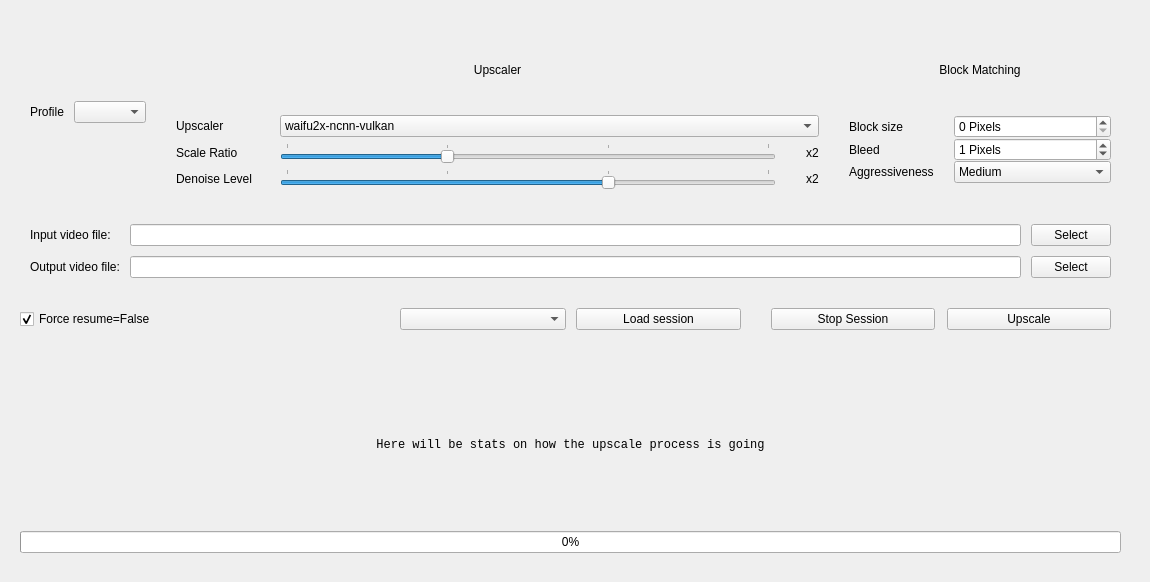
    <widget class="QWidget" name="tab_3">
     <attribute name="title">
      <string>Basic</string>
     </attribute>
     <widget class="QWidget" name="verticalLayoutWidget_6">
      <property name="geometry">
       <rect>
        <x>0</x>
        <y>0</y>
        <width>1141</width>
        <height>573</height>
       </rect>
      </property>
      <layout class="QVBoxLayout" name="verticalLayout_6">
       <property name="spacing">
        <number>10</number>
       </property>
       <property name="margin">
        <number>10</number>
       </property>
       <item>
        <layout class="QHBoxLayout" name="horizontalLayout_6">
         <property name="margin">
          <number>10</number>
         </property>
         <item>
          <layout class="QHBoxLayout" name="horizontalLayout_5">
           <property name="margin">
            <number>10</number>
           </property>
           <item>
            <widget class="QLabel" name="label_14">
             <property name="text">
              <string>Profile</string>
             </property>
            </widget>
           </item>
           <item>
            <widget class="QComboBox" name="profile">
             <property name="toolTip">
              <string>&lt;html&gt;&lt;head/&gt;&lt;body&gt;&lt;p&gt;Which profile to configure this GUI settings on (basically a preset), see &amp;quot;profiles&amp;quot; directory for adding, modifying, removing.&lt;/p&gt;&lt;/body&gt;&lt;/html&gt;</string>
             </property>
             <property name="sizeAdjustPolicy">
              <enum>QComboBox::AdjustToContentsOnFirstShow</enum>
             </property>
            </widget>
           </item>
          </layout>
         </item>
         <item>
          <layout class="QVBoxLayout" name="verticalLayout_3">
           <property name="spacing">
            <number>6</number>
           </property>
           <property name="margin">
            <number>10</number>
           </property>
           <item>
            <widget class="QLabel" name="label_13">
             <property name="enabled">
              <bool>true</bool>
             </property>
             <property name="text">
              <string>Upscaler</string>
             </property>
             <property name="scaledContents">
              <bool>false</bool>
             </property>
             <property name="alignment">
              <set>Qt::AlignCenter</set>
             </property>
             <property name="wordWrap">
              <bool>false</bool>
             </property>
             <property name="margin">
              <number>-1</number>
             </property>
             <property name="indent">
              <number>-1</number>
             </property>
            </widget>
           </item>
           <item>
            <layout class="QFormLayout" name="formLayout">
             <property name="horizontalSpacing">
              <number>28</number>
             </property>
             <item row="0" column="0">
              <widget class="QLabel" name="label">
               <property name="text">
                <string>Upscaler</string>
               </property>
              </widget>
             </item>
             <item row="0" column="1">
              <widget class="QComboBox" name="upscaler">
               <property name="toolTip">
                <string>&lt;html&gt;&lt;head/&gt;&lt;body&gt;&lt;p&gt;The upscaler Dandere2x will use.&lt;/p&gt;&lt;p&gt;Please have it either downloaded into externals (Windows + Linux) or installed on your system (Linux) before using it.&lt;/p&gt;&lt;p&gt;For anime Waifu2x works better.&lt;/p&gt;&lt;p&gt;RealSR is painfully slow.&lt;/p&gt;&lt;p&gt;SRMD is a &amp;quot;20%~ faster Waifu2x&amp;quot; with less detail overhaul but with denoise=10 the images are butter smooth. USE BLEED=2 AT MINIMUM WITH SRMD. &lt;/p&gt;&lt;p&gt;See wiki on upscalers on main repository page for more information.&lt;/p&gt;&lt;/body&gt;&lt;/html&gt;</string>
               </property>
               <property name="editable">
                <bool>false</bool>
               </property>
               <item>
                <property name="text">
                 <string>waifu2x-ncnn-vulkan</string>
                </property>
               </item>
               <item>
                <property name="text">
                 <string>waifu2x-converter-cpp</string>
                </property>
               </item>
               <item>
                <property name="text">
                 <string>srmd-ncnn-vulkan</string>
                </property>
               </item>
               <item>
                <property name="text">
                 <string>realsr-ncnn-vulkan</string>
                </property>
               </item>
               <item>
                <property name="text">
                 <string>fake</string>
                </property>
               </item>
              </widget>
             </item>
             <item row="1" column="0">
              <widget class="QLabel" name="label_2">
               <property name="text">
                <string>Scale Ratio</string>
               </property>
              </widget>
             </item>
             <item row="1" column="1">
              <layout class="QHBoxLayout" name="horizontalLayout">
               <property name="spacing">
                <number>30</number>
               </property>
               <item>
                <widget class="QSlider" name="upscale_ratio">
                 <property name="acceptDrops">
                  <bool>false</bool>
                 </property>
                 <property name="toolTip">
                  <string>&lt;html&gt;&lt;head/&gt;&lt;body&gt;&lt;p&gt;Upscale ratio the upscaler will upscale.&lt;/p&gt;&lt;p&gt;This slider will auto limit itself based on which upscaler you choose.&lt;/p&gt;&lt;p&gt;&lt;br/&gt;&lt;/p&gt;&lt;/body&gt;&lt;/html&gt;</string>
                 </property>
                 <property name="autoFillBackground">
                  <bool>true</bool>
                 </property>
                 <property name="minimum">
                  <number>1</number>
                 </property>
                 <property name="maximum">
                  <number>4</number>
                 </property>
                 <property name="pageStep">
                  <number>1</number>
                 </property>
                 <property name="value">
                  <number>2</number>
                 </property>
                 <property name="orientation">
                  <enum>Qt::Horizontal</enum>
                 </property>
                 <property name="tickPosition">
                  <enum>QSlider::TicksAbove</enum>
                 </property>
                </widget>
               </item>
               <item>
                <widget class="QLabel" name="upscale_label">
                 <property name="text">
                  <string>x2</string>
                 </property>
                </widget>
               </item>
              </layout>
             </item>
             <item row="2" column="0">
              <widget class="QLabel" name="label_3">
               <property name="text">
                <string>Denoise Level</string>
               </property>
              </widget>
             </item>
             <item row="2" column="1">
              <layout class="QHBoxLayout" name="horizontalLayout_2">
               <property name="spacing">
                <number>30</number>
               </property>
               <item>
                <widget class="QSlider" name="denoise_level">
                 <property name="acceptDrops">
                  <bool>false</bool>
                 </property>
                 <property name="toolTip">
                  <string>&lt;html&gt;&lt;head/&gt;&lt;body&gt;&lt;p&gt;Denoise level (if any) the upscaler will use.&lt;/p&gt;&lt;p&gt;This slider auto limits itself based on the upscaler you use.&lt;/p&gt;&lt;p&gt;Higher values generally speaking yields more plastic images while lower values less smooth edges and more &amp;quot;detail&amp;quot;.&lt;/p&gt;&lt;p&gt;See wiki on settings on main repository page for more information.&lt;/p&gt;&lt;p&gt;&lt;br/&gt;&lt;/p&gt;&lt;/body&gt;&lt;/html&gt;</string>
                 </property>
                 <property name="autoFillBackground">
                  <bool>true</bool>
                 </property>
                 <property name="maximum">
                  <number>3</number>
                 </property>
                 <property name="pageStep">
                  <number>1</number>
                 </property>
                 <property name="value">
                  <number>2</number>
                 </property>
                 <property name="sliderPosition">
                  <number>2</number>
                 </property>
                 <property name="orientation">
                  <enum>Qt::Horizontal</enum>
                 </property>
                 <property name="invertedAppearance">
                  <bool>false</bool>
                 </property>
                 <property name="invertedControls">
                  <bool>false</bool>
                 </property>
                 <property name="tickPosition">
                  <enum>QSlider::TicksAbove</enum>
                 </property>
                 <property name="tickInterval">
                  <number>0</number>
                 </property>
                </widget>
               </item>
               <item>
                <widget class="QLabel" name="denoise_label">
                 <property name="text">
                  <string>x2</string>
                 </property>
                </widget>
               </item>
              </layout>
             </item>
            </layout>
           </item>
          </layout>
         </item>
         <item>
          <layout class="QVBoxLayout" name="verticalLayout_2">
           <property name="spacing">
            <number>6</number>
           </property>
           <property name="margin">
            <number>10</number>
           </property>
           <item>
            <widget class="QLabel" name="label_12">
             <property name="text">
              <string>Block Matching</string>
             </property>
             <property name="alignment">
              <set>Qt::AlignCenter</set>
             </property>
            </widget>
           </item>
           <item>
            <layout class="QFormLayout" name="formLayout_2">
             <property name="horizontalSpacing">
              <number>20</number>
             </property>
             <property name="verticalSpacing">
              <number>0</number>
             </property>
             <item row="0" column="0">
              <widget class="QLabel" name="label_5">
               <property name="text">
                <string>Block size</string>
               </property>
              </widget>
             </item>
             <item row="0" column="1">
              <widget class="QSpinBox" name="block_size">
               <property name="toolTip">
                <string>&lt;html&gt;&lt;head/&gt;&lt;body&gt;&lt;p&gt;What block size Dandere2x will split and process the video on.&lt;/p&gt;&lt;p&gt;Number 0 is &amp;quot;auto&amp;quot; block size.&lt;/p&gt;&lt;p&gt;See wiki on settings on main repository page for more information&lt;/p&gt;&lt;/body&gt;&lt;/html&gt;</string>
               </property>
               <property name="autoFillBackground">
                <bool>false</bool>
               </property>
               <property name="suffix">
                <string> Pixels</string>
               </property>
               <property name="minimum">
                <number>0</number>
               </property>
               <property name="maximum">
                <number>100000</number>
               </property>
              </widget>
             </item>
             <item row="1" column="0">
              <widget class="QLabel" name="label_8">
               <property name="text">
                <string>Bleed</string>
               </property>
              </widget>
             </item>
             <item row="1" column="1">
              <widget class="QSpinBox" name="bleed">
               <property name="toolTip">
                <string>&lt;html&gt;&lt;head/&gt;&lt;body&gt;&lt;p&gt;An &amp;quot;over crop&amp;quot; of the block, prevents blockiness.&lt;/p&gt;&lt;p&gt;Values should not be set higher than 3 generally.&lt;/p&gt;&lt;p&gt;Increases upscale times exponentially.&lt;/p&gt;&lt;p&gt;See wiki on settings on main repository page for more information.&lt;/p&gt;&lt;p&gt;&lt;br/&gt;&lt;/p&gt;&lt;/body&gt;&lt;/html&gt;</string>
               </property>
               <property name="suffix">
                <string> Pixels</string>
               </property>
               <property name="maximum">
                <number>10</number>
               </property>
               <property name="value">
                <number>1</number>
               </property>
              </widget>
             </item>
             <item row="2" column="0">
              <widget class="QLabel" name="label_19">
               <property name="text">
                <string>Aggressiveness</string>
               </property>
              </widget>
             </item>
             <item row="2" column="1">
              <widget class="QComboBox" name="aggressiveness">
               <property name="toolTip">
                <string>&lt;html&gt;&lt;head/&gt;&lt;body&gt;&lt;p&gt;How aggressive the block matching is, if you have a slowly moving video, a higher value is recommended, with more static videos such as anime or cartoon, medium or low should do it.&lt;/p&gt;&lt;p&gt;Heavily impacts final quality and upscale time, lower values can make blocks very visible and annoying.&lt;/p&gt;&lt;p&gt;Custom values let you chose its aggressiveness on the advanced tab.&lt;/p&gt;&lt;p&gt;&amp;quot;Medium&amp;quot; should be good in a general context.&lt;br/&gt;&lt;/p&gt;&lt;/body&gt;&lt;/html&gt;</string>
               </property>
               <property name="editable">
                <bool>false</bool>
               </property>
               <property name="currentText" stdset="0">
                <string>Medium</string>
               </property>
               <property name="currentIndex">
                <number>1</number>
               </property>
               <item>
                <property name="text">
                 <string>High</string>
                </property>
               </item>
               <item>
                <property name="text">
                 <string>Medium</string>
                </property>
               </item>
               <item>
                <property name="text">
                 <string>Low</string>
                </property>
               </item>
               <item>
                <property name="text">
                 <string>Custom (advanced tab)</string>
                </property>
               </item>
              </widget>
             </item>
            </layout>
           </item>
          </layout>
         </item>
        </layout>
       </item>
       <item>
        <layout class="QGridLayout" name="gridLayout">
         <property name="leftMargin">
          <number>20</number>
         </property>
         <property name="rightMargin">
          <number>20</number>
         </property>
         <item row="0" column="0">
          <widget class="QLabel" name="label_10">
           <property name="text">
            <string>Input video file:</string>
           </property>
          </widget>
         </item>
         <item row="1" column="2">
          <widget class="QPushButton" name="select_output">
           <property name="toolTip">
            <string>Pop up to select the path for a video output</string>
           </property>
           <property name="text">
            <string>Select</string>
           </property>
          </widget>
         </item>
         <item row="1" column="1">
          <widget class="QLineEdit" name="output">
           <property name="toolTip">
            <string>Output (final) video save location path</string>
           </property>
           <property name="text">
            <string/>
           </property>
           <property name="alignment">
            <set>Qt::AlignLeading|Qt::AlignLeft|Qt::AlignVCenter</set>
           </property>
          </widget>
         </item>
         <item row="1" column="0">
          <widget class="QLabel" name="label_11">
           <property name="text">
            <string>Output video file:</string>
           </property>
          </widget>
         </item>
         <item row="0" column="2">
          <widget class="QPushButton" name="select_input">
           <property name="toolTip">
            <string>Pop up to select the path for a video input</string>
           </property>
           <property name="text">
            <string>Select</string>
           </property>
          </widget>
         </item>
         <item row="0" column="1">
          <widget class="QLineEdit" name="input">
           <property name="toolTip">
            <string>Input video path</string>
           </property>
           <property name="alignment">
            <set>Qt::AlignLeading|Qt::AlignLeft|Qt::AlignVCenter</set>
           </property>
          </widget>
         </item>
        </layout>
       </item>
       <item>
        <layout class="QHBoxLayout" name="horizontalLayout_7">
         <property name="spacing">
          <number>10</number>
         </property>
         <property name="margin">
          <number>10</number>
         </property>
         <item>
          <widget class="QCheckBox" name="force">
           <property name="toolTip">
            <string>&lt;html&gt;&lt;head/&gt;&lt;body&gt;&lt;p&gt;When clicking on &amp;quot;Upscale&amp;quot;, delete the session folder with the video filename if it exists, for resuming preferably use the Load Session button.&lt;/p&gt;&lt;p&gt;If you have this option off and input a video filename which already exists a session folder, it'll try to resume it.&lt;/p&gt;&lt;/body&gt;&lt;/html&gt;</string>
           </property>
           <property name="text">
            <string>Force resume=False</string>
           </property>
           <property name="checked">
            <bool>true</bool>
           </property>
          </widget>
         </item>
         <item>
          <layout class="QHBoxLayout" name="horizontalLayout_3">
           <property name="margin">
            <number>10</number>
           </property>
           <item>
            <widget class="QComboBox" name="available_resume_session">
             <property name="toolTip">
              <string>&lt;html&gt;&lt;head/&gt;&lt;body&gt;&lt;p&gt;Found resumable sessions on sessions_folder set on directories.yaml.&lt;/p&gt;&lt;p&gt;Click the Load Session button to resume the one listed on this combobox.&lt;/p&gt;&lt;/body&gt;&lt;/html&gt;</string>
             </property>
            </widget>
           </item>
           <item>
            <widget class="QPushButton" name="load_session">
             <property name="enabled">
              <bool>true</bool>
             </property>
             <property name="toolTip">
              <string>&lt;html&gt;&lt;head/&gt;&lt;body&gt;&lt;p&gt;Tries to resume the listed session on the combobox at the left.&lt;/p&gt;&lt;p&gt;&amp;quot;null&amp;quot; is None, ignore, don't resume anything.&lt;/p&gt;&lt;/body&gt;&lt;/html&gt;</string>
             </property>
             <property name="text">
              <string>Load session</string>
             </property>
             <property name="checkable">
              <bool>false</bool>
             </property>
            </widget>
           </item>
          </layout>
         </item>
         <item>
          <layout class="QHBoxLayout" name="horizontalLayout_8">
           <property name="spacing">
            <number>12</number>
           </property>
           <property name="margin">
            <number>10</number>
           </property>
           <item>
            <widget class="QPushButton" name="stop_session">
             <property name="enabled">
              <bool>true</bool>
             </property>
             <property name="toolTip">
              <string>&lt;html&gt;&lt;head/&gt;&lt;body&gt;&lt;p&gt;Stops the current session and saves progress.&lt;/p&gt;&lt;p&gt;WARNING: Don't stop too early because FFmpeg takes a bit to write the first bit of the images piped video and it will destroy the current buffer if it didn't &amp;quot;flushed&amp;quot; the starting ones into the partial video.&lt;/p&gt;&lt;p&gt;In other words, check if the size of $session$/partial/biggest_number.mkv is at least 100 kB or so.&lt;/p&gt;&lt;p&gt;This is an acknowledged issue regarding the partials video. Solution or research needed.&lt;/p&gt;&lt;/body&gt;&lt;/html&gt;</string>
             </property>
             <property name="text">
              <string>Stop Session</string>
             </property>
             <property name="checkable">
              <bool>false</bool>
             </property>
            </widget>
           </item>
           <item>
            <widget class="QPushButton" name="start_session">
             <property name="toolTip">
              <string>With the settings configured on this GUI, start a session, its name will be the filename of the input video.</string>
             </property>
             <property name="text">
              <string>Upscale</string>
             </property>
             <property name="checkable">
              <bool>false</bool>
             </property>
             <property name="checked">
              <bool>false</bool>
             </property>
            </widget>
           </item>
          </layout>
         </item>
        </layout>
       </item>
       <item>
        <layout class="QVBoxLayout" name="verticalLayout_12">
         <property name="margin">
          <number>10</number>
         </property>
         <item>
          <widget class="QLabel" name="stats">
           <property name="font">
            <font>
             <family>Monospace</family>
            </font>
           </property>
           <property name="frameShape">
            <enum>QFrame::NoFrame</enum>
           </property>
           <property name="text">
            <string>&lt;html&gt;&lt;head/&gt;&lt;body&gt;&lt;p&gt;&lt;br/&gt;&lt;/p&gt;&lt;p&gt;Here will be stats on how the upscale process is going&lt;/p&gt;&lt;p&gt;&lt;br/&gt;&lt;/p&gt;&lt;/body&gt;&lt;/html&gt;</string>
           </property>
           <property name="alignment">
            <set>Qt::AlignCenter</set>
           </property>
          </widget>
         </item>
         <item>
          <widget class="QProgressBar" name="progress_bar">
           <property name="enabled">
            <bool>true</bool>
           </property>
           <property name="value">
            <number>0</number>
           </property>
          </widget>
         </item>
        </layout>
       </item>
      </layout>
     </widget>
    </widget>
